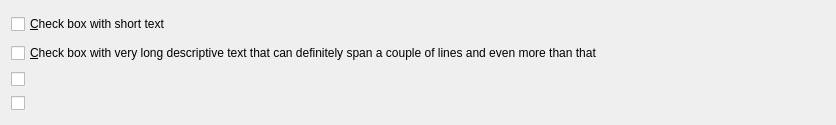
<?xml version="1.0" encoding="UTF-8"?>
<ui version="4.0">
 <class>MainWindow</class>
 <widget class="QMainWindow" name="MainWindow">
  <property name="geometry">
   <rect>
    <x>0</x>
    <y>0</y>
    <width>836</width>
    <height>125</height>
   </rect>
  </property>
  <property name="windowTitle">
   <string>Main Window</string>
  </property>
  <widget class="QWidget" name="centralWidget">
   <layout class="QVBoxLayout" name="verticalLayout">
    <item>
     <widget class="QCheckBox" name="checkBox1">
      <property name="text">
       <string>&amp;Check box with short text</string>
      </property>
     </widget>
    </item>
    <item>
     <widget class="MultilineCheckBox" name="checkBox2">
      <property name="text">
       <string>&amp;Check box with very long descriptive text that can definitely span a couple of lines and even more than that</string>
      </property>
     </widget>
    </item>
    <item>
     <widget class="MultilineCheckBox" name="checkBox3"/>
    </item>
    <item>
     <widget class="QCheckBox" name="checkBox4"/>
    </item>
   </layout>
  </widget>
 </widget>
 <layoutdefault spacing="6" margin="11"/>
 <customwidgets>
  <customwidget>
   <class>MultilineCheckBox</class>
   <extends>QCheckBox</extends>
   <header>MultilineCheckBox.h</header>
  </customwidget>
 </customwidgets>
 <resources/>
 <connections/>
</ui>
